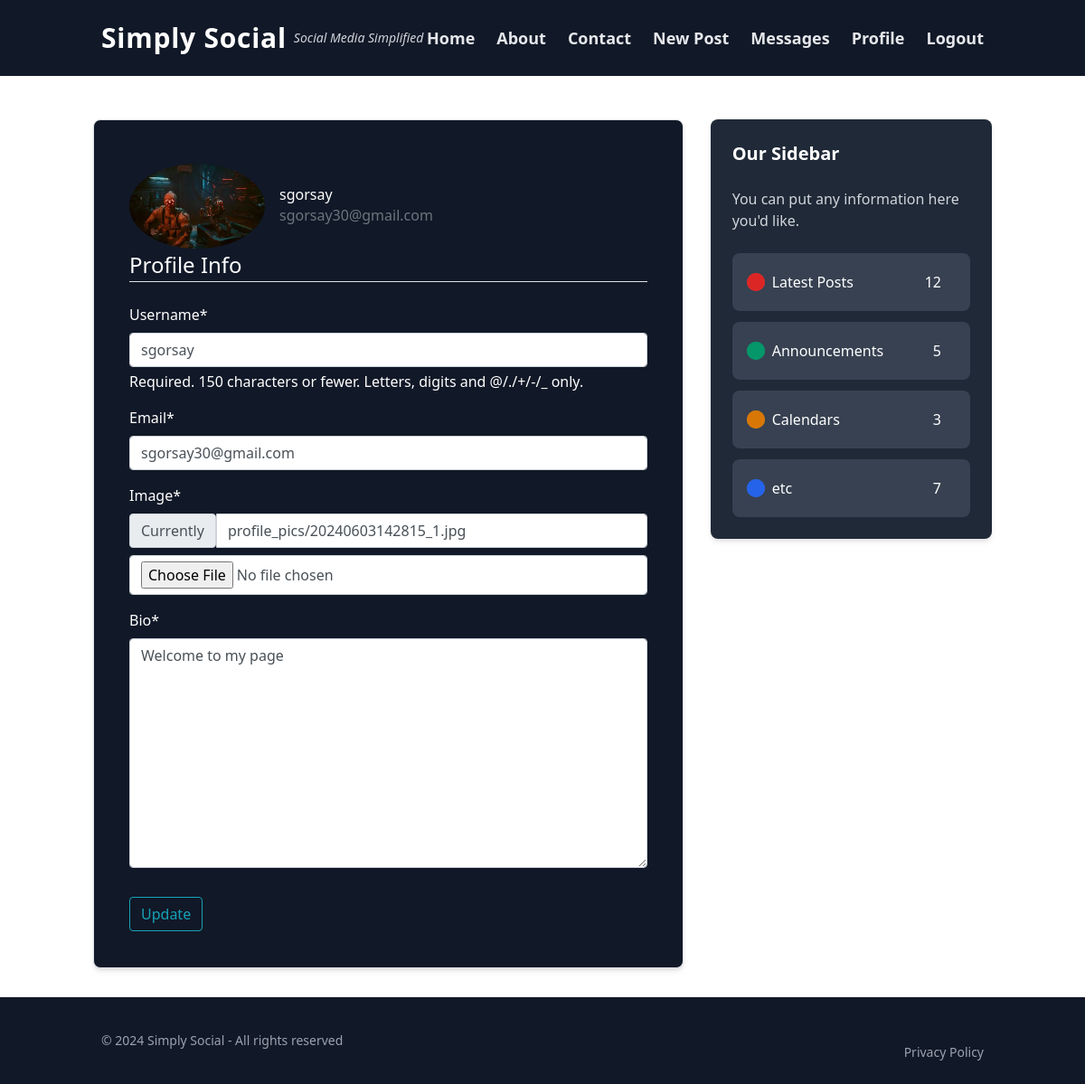
Before: /profile/ (signed in) with the older database file.
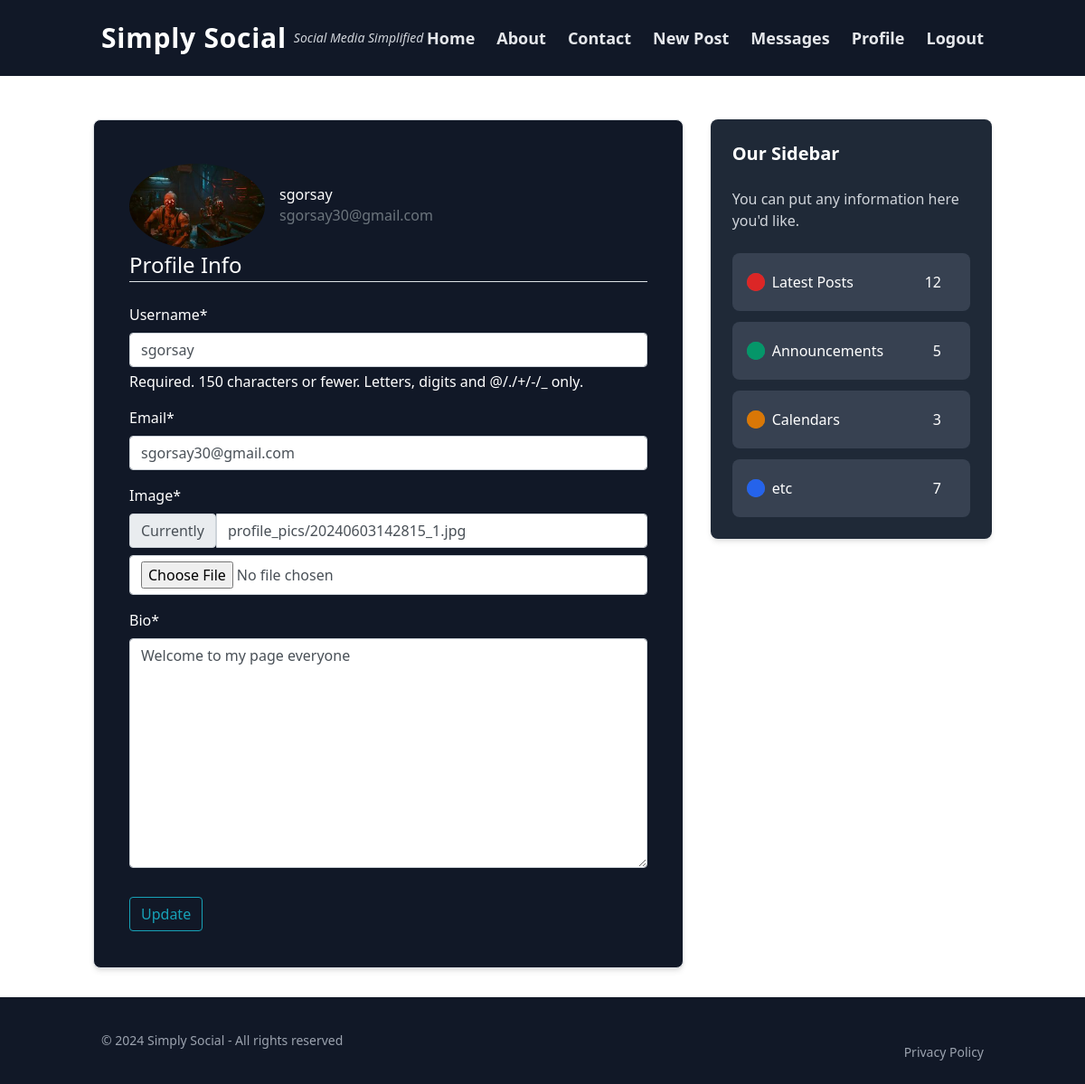
After: the same page with the newer database file.
### users/models.py (models this page shows, shortened)
class Profile(models.Model):
    user = models.OneToOneField(User, on_delete=models.CASCADE)
    image = models.ImageField(default='default.jpg', upload_to='profile_pics')
    bio = models.TextField(default="Hi! I am using Simply Social")
    encryption_key = models.CharField(max_length=100, blank=True, null=True)

### users/views.py (the view)
# urls.py: path('profile/', user_views.profile, name='profile'),
@login_required
def profile(request):
    if request.method == 'POST':
        u_form = UserUpdateForm(request.POST, instance=request.user)
        p_form = ProfileUpdateForm(request.POST,
                                    request.FILES,
                                    instance=request.user.profile)
        if u_form.is_valid() and p_form.is_valid():
            u_form.save()
            p_form.save()
            messages.success(request, f'Your account has been updated!')
            return redirect('profile')
    else:
        u_form = UserUpdateForm(instance=request.user)
        p_form = ProfileUpdateForm(instance=request.user.profile)
    context = {
        'u_form': u_form,
        'p_form': p_form
    }
    return render(request, 'users/profile.html', context)

### users/forms.py
class UserUpdateForm(forms.ModelForm):
    email = forms.EmailField()
    class Meta:
        model = User
        fields = ['username', 'email']

class ProfileUpdateForm(forms.ModelForm):
    class Meta:
        model = Profile
        fields = ['image','bio']

### users/templates/users/profile.html (shortened to what this page needs)
{% extends 'blog/base.html' %}
{% load crispy_forms_tags %}
{% block content %}
    <div class="container mt-4">
        <div class="row">
            <div class="col-md-6">
                <div class="content-section d-flex align-items-center">
                    <img class="rounded-circle account-img" src="{{ user.profile.image.url }}" alt="Profile Image" style="max-width: 150px">
                    <div class="media-body ml-3">
                        <h2 class="account-heading">{{ user.username }}</h2>
                        <p class="text-secondary">{{ user.email }}</p>
                    </div>
                </div>
            </div>
        </div>
        <form method="POST" enctype="multipart/form-data">
                    <fieldset class="form-group">
                        <legend class="border-bottom mb-4">Profile Info</legend>
                        {{ u_form|crispy }}
                        {{ p_form|crispy }}
                    </fieldset>
                    <div class="form-group">
                        <button class="btn btn-outline-info" type="submit">Update</button>
                </div>
        </form>
    </div>
{% endblock content %}

Changed rows visible on the page:
changed Profile: bio "Welcome to my page" → "Welcome to my page everyone"
